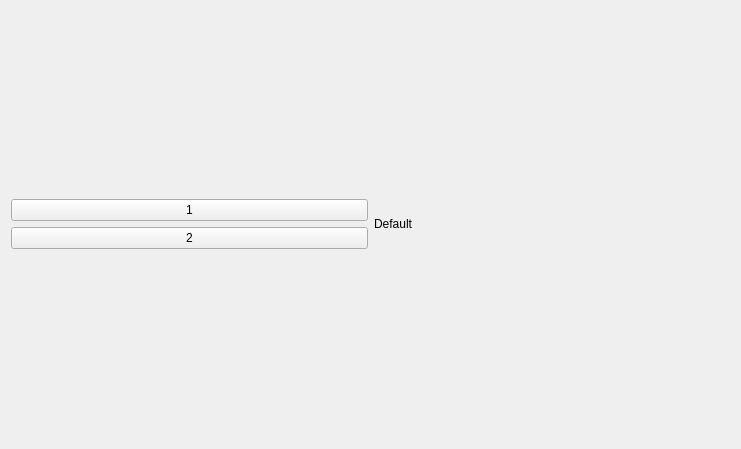
<?xml version="1.0" encoding="UTF-8"?>
<ui version="4.0">
 <class>Widget</class>
 <widget class="QWidget" name="Widget">
  <property name="geometry">
   <rect>
    <x>0</x>
    <y>0</y>
    <width>741</width>
    <height>449</height>
   </rect>
  </property>
  <property name="windowTitle">
   <string>Widget</string>
  </property>
  <layout class="QVBoxLayout" name="verticalLayout">
   <item>
    <layout class="QHBoxLayout" name="horizontalLayout_2">
     <item>
      <layout class="QVBoxLayout" name="verticalLayout_2">
       <property name="rightMargin">
        <number>0</number>
       </property>
       <item>
        <widget class="QPushButton" name="buttonOne">
         <property name="text">
          <string>1</string>
         </property>
        </widget>
       </item>
       <item>
        <widget class="QPushButton" name="buttonTwo">
         <property name="text">
          <string>2</string>
         </property>
        </widget>
       </item>
      </layout>
     </item>
     <item>
      <layout class="QVBoxLayout" name="verticalLayout_3">
       <item>
        <widget class="QLabel" name="myLabel">
         <property name="sizePolicy">
          <sizepolicy hsizetype="Preferred" vsizetype="Fixed">
           <horstretch>0</horstretch>
           <verstretch>0</verstretch>
          </sizepolicy>
         </property>
         <property name="text">
          <string>Default</string>
         </property>
        </widget>
       </item>
      </layout>
     </item>
    </layout>
   </item>
  </layout>
 </widget>
 <resources/>
 <connections/>
</ui>
